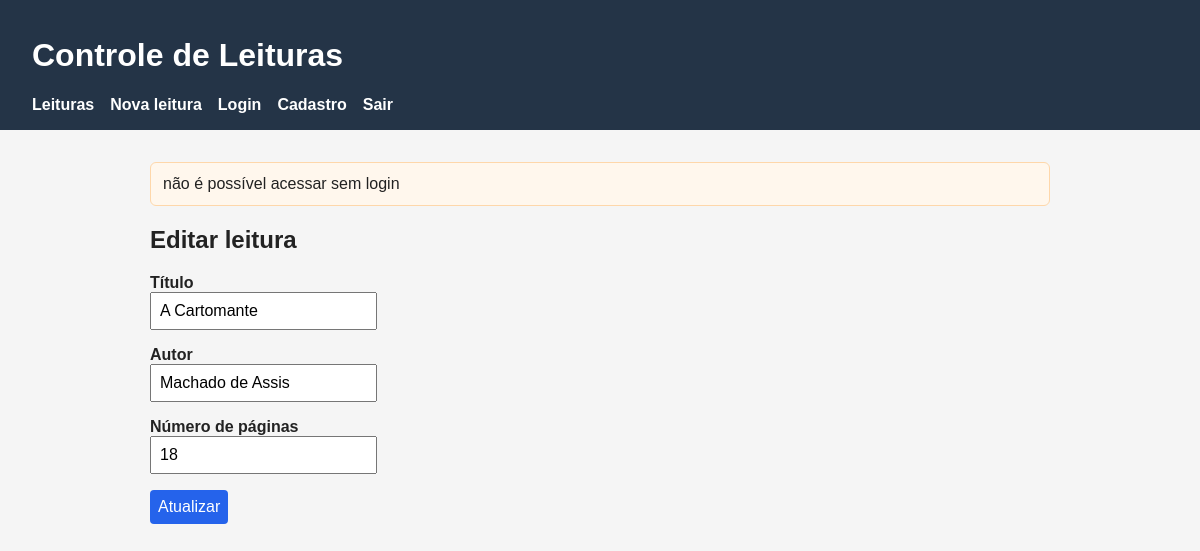
/leituras/1/editar (signed in), run on the app's committed database.
### tables this page shows
CREATE TABLE leituras (
                id INTEGER PRIMARY KEY AUTOINCREMENT,
                usuario_id INTEGER,
                titulo TEXT NOT NULL,
                autor TEXT NOT NULL,
                paginas INTEGER NOT NULL,
                concluida INTEGER NOT NULL DEFAULT 0,
                FOREIGN KEY (usuario_id) REFERENCES usuarios(id)
            );

### leituras.py (the view, shortened to what this page needs)
@leituras_bp.route("/leituras/<int:leitura_id>/editar", methods=["GET", "POST"])
def editar_leitura(leitura_id):
    bloqueio = exigir_login()
    if bloqueio:
        return bloqueio
    leitura = database.buscar_leitura(leitura_id)
    if leitura is None:
        return "Leitura não encontrada", 404
    return render_template("editar_leitura.html", leitura=leitura)

### database.py (called while the page is built)
def conectar():
    conexao = sqlite3.connect(DB_PATH)
    conexao.row_factory = sqlite3.Row
    return conexao

def buscar_leitura(leitura_id):
    with conectar() as conexao:
        return conexao.execute(
            "SELECT * FROM leituras WHERE id = ?",
            (leitura_id,),
        ).fetchone()

### seguranca.py (called while the page is built)
def exigir_login():
    if 'usuario_id' not in session:
        return redirect(url_for('auth.login'))
    flash('não é possível acessar sem login')
    return None

### templates/editar_leitura.html (shortened to what this page needs)
{% extends "base.html" %}
{% block content %}
<h2>Editar leitura</h2>
<form method="post">
    <label for="titulo">Título</label>
    <input id="titulo" name="titulo" value="{{ leitura['titulo'] }}" required>
    <label for="autor">Autor</label>
    <input id="autor" name="autor" value="{{ leitura['autor'] }}" required>
    <label for="paginas">Número de páginas</label>
    <input id="paginas" name="paginas" type="number" min="1" value="{{ leitura['paginas'] }}" required>
    <p><button type="submit">Atualizar</button></p>
</form>
{% endblock %}

### templates/base.html (style rules this page uses)
body { font-family: Arial, sans-serif; margin: 0; background: #f5f5f5; color: #222; }
input, button { font: inherit; padding: 0.5rem; }
label { display: block; margin-top: 1rem; font-weight: bold; }
button, .button { background: #2563eb; border: 0; color: white; border-radius: 4px; cursor: pointer; text-decoration: none; display: inline-block; }

### data on the page
leituras: titulo "A Cartomante", autor "Machado de Assis", paginas "18"

### other printed values
{{ mensagem }} "não é possível acessar sem login"
